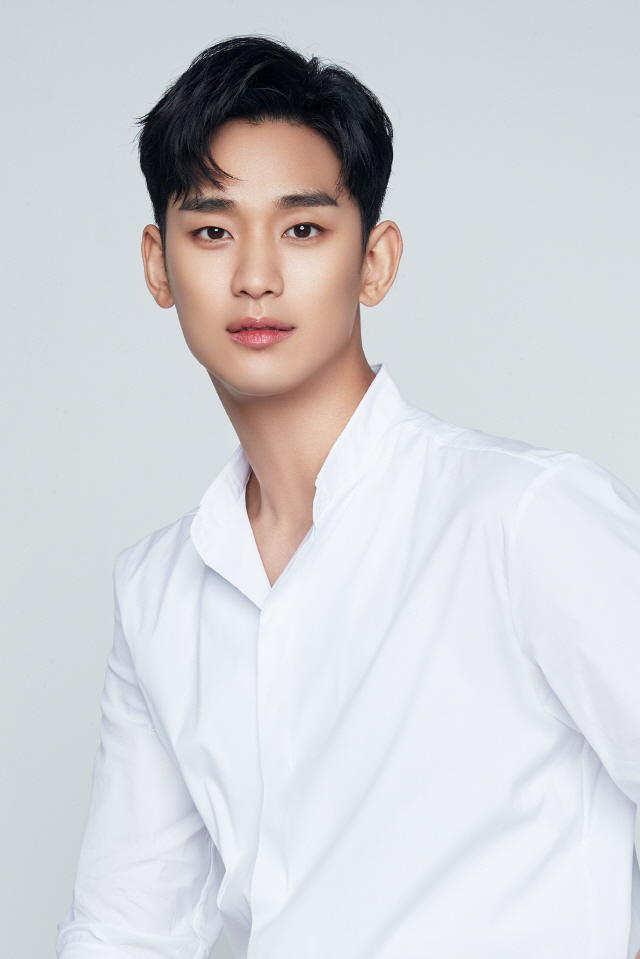
#> input picture Face_Feeling/images/fig/1.jpg, 640 x 959 px, found by its file name
$ jupyter execute 'fig to eyes.ipynb'
#> lines starting #> are read from the running program, lines starting #| are printed output that depends on the picture
[cell 1]
# 사진 여러장 검출용
import cv2

# cascade는 아나콘다 폴더 하위에 있으니 그 경로로 지정하시면 됩니다.
face_cascade = cv2.CascadeClassifier('C:/Users/joww0/anaconda3/Lib/site-packages/cv2/data/haarcascade_frontalface_default.xml')
eye_cascade = cv2.CascadeClassifier('C:/Users/joww0/anaconda3/Lib/site-packages/cv2/data/haarcascade_eye.xml')

for i in range(1,131):
    img = cv2.imread('images/fig/dohwa/{}.jpg'.format(i)) # 폴더명에 따라 yong, so~~ 변경하시면 됩니다.
#> img is the input picture: shape (959, 640, 3); mean B, G, R 213.7, 210.5, 209.7
#     gray = cv2.cvtColor(img, cv2.COLOR_BGR2GRAY)

    faces = face_cascade.detectMultiScale(img, 2, 1)
#> faces = [[168, 148, 192, 192]]
    for (x,y,w,h) in faces:

        roi_gray = img[y:y+h, x:x+w]
#         roi_color = img[y:y+h, x:x+w]

        eyes = eye_cascade.detectMultiScale(roi_gray)
        try:
            for (ex,ey,ew,eh) in [eyes[0]]: # 사진의 왼쪽
                dst = roi_gray[ey:(ey+eh),ex:(ex+ew)]
                cv2.imwrite('eyes_test_real/eyes_test_real_test/dohwa{}.jpg'.format(i) ,dst)# 폴더명에 따라 yong, so~~ 변경하시면 됩니다.

            for (ex,ey,ew,eh) in [eyes[1]]: # 사진의 오른쪽
                dst = roi_gray[ey:(ey+eh),ex:(ex+ew)]
                cv2.imwrite('eyes_test_real/eyes_test_real_test/dohwa{}.jpg'.format(i+5) ,dst)# 폴더명에 따라 yong, so~~ 변경하시면 됩니다.
        except: # 눈 인식 못할 경우 걍 pass
            pass
#> this loop made 1 pass
#> (x, y, w, h, eyes) on pass 1: (168, 148, 192, 192, [[16, 58, 54, 54], [104, 53, 59, 59]])
#> pass 1, `roi_gray = img[y:y+h, x:x+w]`:
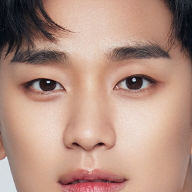
#> roi_gray: shape (192, 192, 3); mean B, G, R 130, 144.8, 180.1
#> pass 1, `cv2.imwrite('eyes_test_real/eyes_test_real_test/dohwa{}.jpg'.format(i)..`:
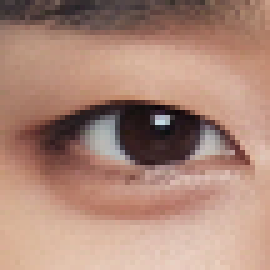
#> saved as dohwa1.jpg: shape (54, 54, 3) (shown 5 times larger); mean B, G, R 120.6, 135.4, 172.1
#> pass 1, `cv2.imwrite('eyes_test_real/eyes_test_real_test/dohwa{}.jpg'.format(i+..`:
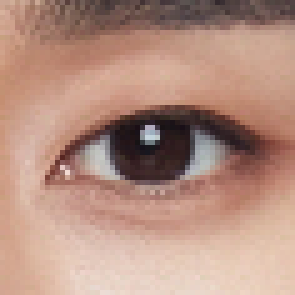
#> saved as dohwa6.jpg: shape (59, 59, 3) (shown 5 times larger); mean B, G, R 128.9, 143.6, 180.7

[cell 2]
# 사진 1장 검출용
face_cascade = cv2.CascadeClassifier('C:/anaconda3/Lib/site-packages/cv2/data/haarcascade_frontalface_default.xml')
eye_cascade = cv2.CascadeClassifier('C:/anaconda3/Lib/site-packages/cv2/data/haarcascade_eye.xml')
img = cv2.imread('images/fig/1.jpg'.format(i),cv2.IMREAD_COLOR) # 폴더명에 따라 yo
faces = face_cascade.detectMultiScale(img, 2, 1)
for (x,y,w,h) in faces:
    roi_gray = img[y:y+h, x:x+w]
    eyes = eye_cascade.detectMultiScale(roi_gray)

    for (ex,ey,ew,eh) in [eyes[0]]: # 사진의 왼쪽
        dst = roi_gray[ey:(ey+eh),ex:(ex+ew)]
        cv2.imwrite('images/1_1.jpg',dst)

    for (ex,ey,ew,eh) in [eyes[1]]: # 사진의 오른쪽
        dst = roi_gray[ey:(ey+eh),ex:(ex+ew)]
        cv2.imwrite('images/1_2.jpg',dst)

[cell 3]
# 얼굴 검출 되는지 확인
img = cv2.imread('images/fig/5.jpg'.format(i),cv2.IMREAD_GRAYSCALE) # 폴더명에 따라 yo
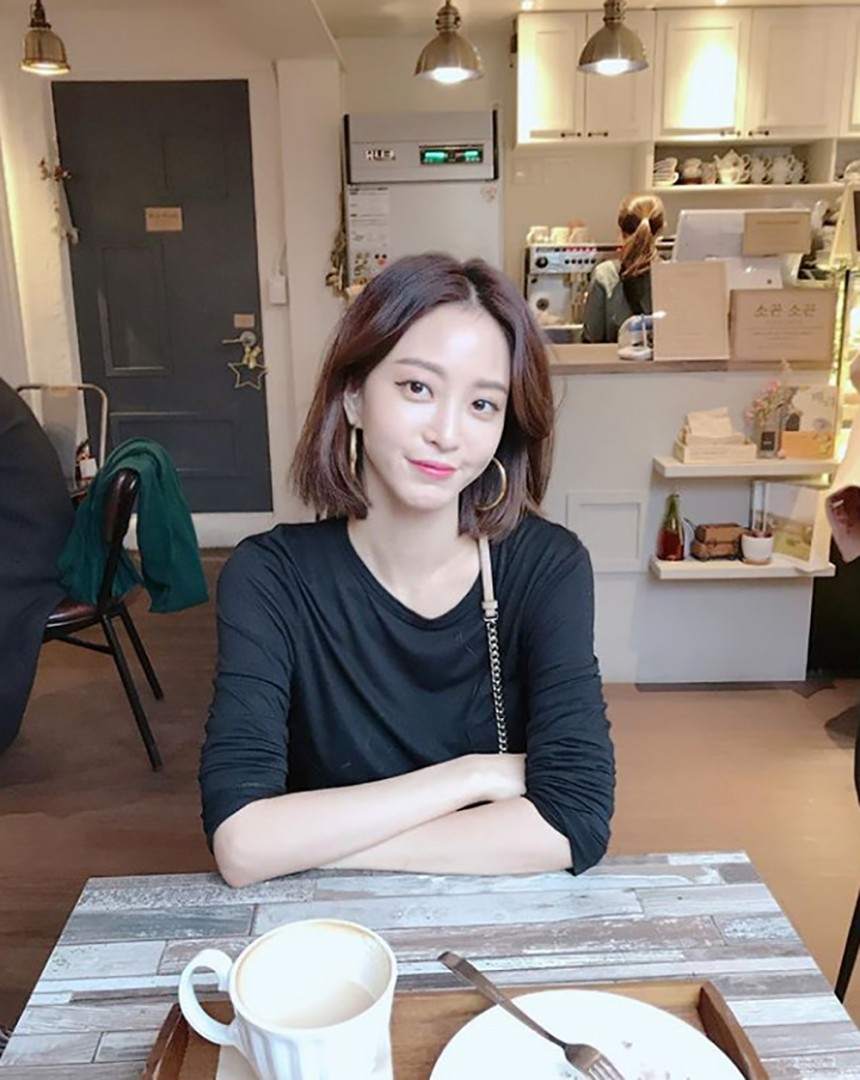
#> input picture Face_Feeling/images/fig/5.jpg, 860 x 1080 px
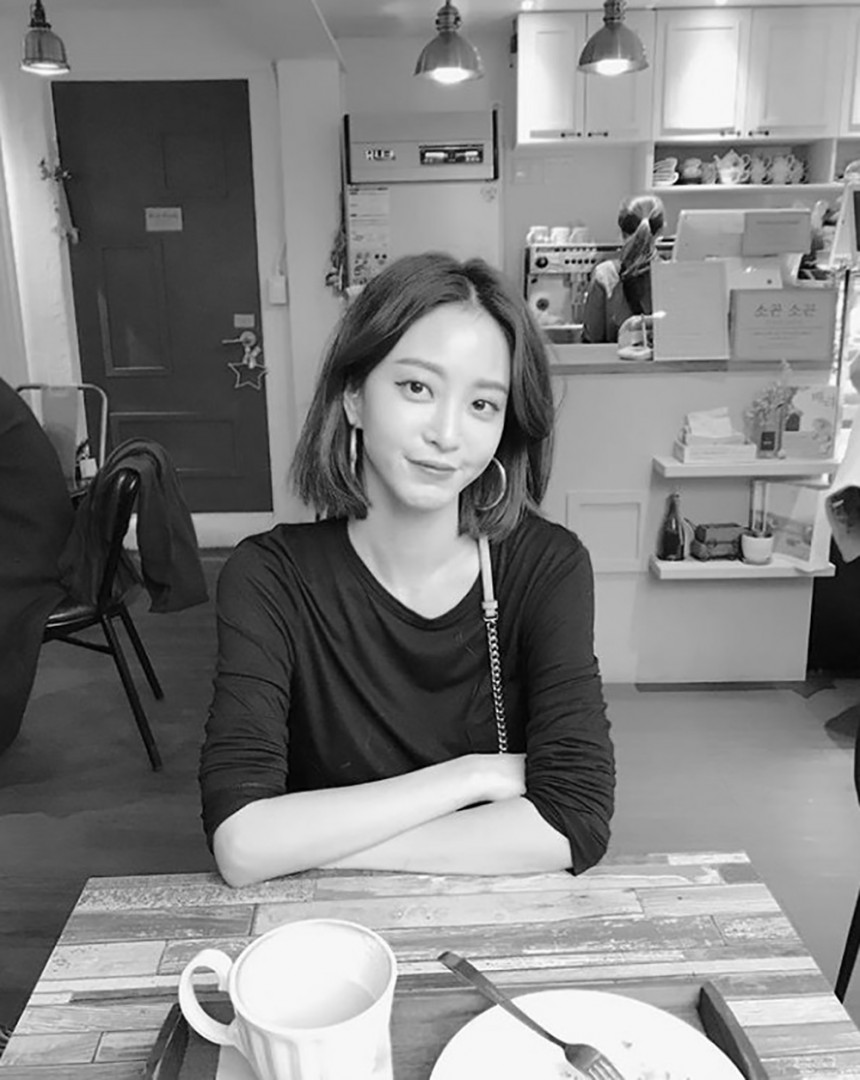
#> img: shape (1080, 860); min 0, max 255, mean 129.8
img
faces = face_cascade.detectMultiScale(img, 2, 1)
faces
